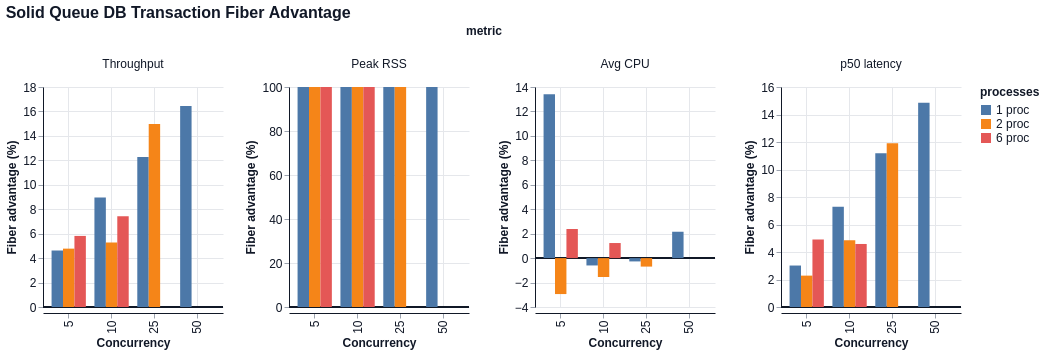

Source (Vega-Lite JSON):
### Vega-Lite specification from a JSON file in a GitHub repository (floating-point values rounded to 4 significant figures)
{"$schema": "https://vega.github.io/schema/vega-lite/v6.json", "title": "Solid Queue DB Transaction Fiber Advantage", "data": {"values": [{"concurrency": 5, "processes": "1 proc", "metric": "Throughput", "value": 4.623}, {"concurrency": 5, "processes": "1 proc", "metric": "Peak RSS", "value": 100.0}, {"concurrency": 5, "processes": "1 proc", "metric": "Avg CPU", "value": 13.4}, {"concurrency": 5, "processes": "1 proc", "metric": "p50 latency", "value": 3.016}, {"concurrency": 10, "processes": "1 proc", "metric": "Throughput", "value": 8.953}, {"concurrency": 10, "processes": "1 proc", "metric": "Peak RSS", "value": 100.0}, {"concurrency": 10, "processes": "1 proc", "metric": "Avg CPU", "value": -0.6006}, {"concurrency": 10, "processes": "1 proc", "metric": "p50 latency", "value": 7.284}, {"concurrency": 25, "processes": "1 proc", "metric": "Throughput", "value": 12.28}, {"concurrency": 25, "processes": "1 proc", "metric": "Peak RSS", "value": 100.0}, {"concurrency": 25, "processes": "1 proc", "metric": "Avg CPU", "value": -0.271}, {"concurrency": 25, "processes": "1 proc", "metric": "p50 latency", "value": 11.17}, {"concurrency": 50, "processes": "1 proc", "metric": "Throughput", "value": 16.45}, {"concurrency": 50, "processes": "1 proc", "metric": "Peak RSS", "value": 100.0}, {"concurrency": 50, "processes": "1 proc", "metric": "Avg CPU", "value": 2.157}, {"concurrency": 50, "processes": "1 proc", "metric": "p50 latency", "value": 14.86}, {"concurrency": 5, "processes": "2 proc", "metric": "Throughput", "value": 4.775}, {"concurrency": 5, "processes": "2 proc", "metric": "Peak RSS", "value": 100.0}, {"concurrency": 5, "processes": "2 proc", "metric": "Avg CPU", "value": -2.941}, {"concurrency": 5, "processes": "2 proc", "metric": "p50 latency", "value": 2.281}, {"concurrency": 10, "processes": "2 proc", "metric": "Throughput", "value": 5.275}, {"concurrency": 10, "processes": "2 proc", "metric": "Peak RSS", "value": 100.0}, {"concurrency": 10, "processes": "2 proc", "metric": "Avg CPU", "value": -1.545}, {"concurrency": 10, "processes": "2 proc", "metric": "p50 latency", "value": 4.847}, {"concurrency": 25, "processes": "2 proc", "metric": "Throughput", "value": 14.98}, {"concurrency": 25, "processes": "2 proc", "metric": "Peak RSS", "value": 100.0}, {"concurrency": 25, "processes": "2 proc", "metric": "Avg CPU", "value": -0.694}, {"concurrency": 25, "processes": "2 proc", "metric": "p50 latency", "value": 11.9}, {"concurrency": 5, "processes": "6 proc", "metric": "Throughput", "value": 5.816}, {"concurrency": 5, "processes": "6 proc", "metric": "Peak RSS", "value": 100.0}, {"concurrency": 5, "processes": "6 proc", "metric": "Avg CPU", "value": 2.381}, {"concurrency": 5, "processes": "6 proc", "metric": "p50 latency", "value": 4.91}, {"concurrency": 10, "processes": "6 proc", "metric": "Throughput", "value": 7.435}, {"concurrency": 10, "processes": "6 proc", "metric": "Peak RSS", "value": 100.0}, {"concurrency": 10, "processes": "6 proc", "metric": "Avg CPU", "value": 1.234}, {"concurrency": 10, "processes": "6 proc", "metric": "p50 latency", "value": 4.584}]}, "facet": {"column": {"field": "metric", "type": "nominal", "sort": ["Throughput", "Peak RSS", "Avg CPU", "p50 latency"]}}, "spec": {"width": 180, "height": 220, "layer": [{"mark": {"type": "rule", "color": "#111827", "strokeWidth": 1.5, "opacity": 0.75}, "encoding": {"y": {"datum": 0, "type": "quantitative", "title": "Fiber advantage (%)"}}}, {"mark": {"type": "bar", "tooltip": true}, "encoding": {"x": {"field": "concurrency", "type": "ordinal", "title": "Concurrency"}, "xOffset": {"field": "processes", "type": "nominal", "sort": ["1 proc", "2 proc", "6 proc"]}, "y": {"field": "value", "type": "quantitative", "title": "Fiber advantage (%)", "stack": null}, "color": {"field": "processes", "type": "nominal", "sort": ["1 proc", "2 proc", "6 proc"]}, "tooltip": [{"field": "metric", "type": "nominal"}, {"field": "concurrency", "type": "quantitative"}, {"field": "processes", "type": "nominal"}, {"field": "value", "type": "quantitative"}]}}]}, "resolve": {"scale": {"y": "independent"}}, "config": {"background": "white", "axis": {"labelFont": "Helvetica", "titleFont": "Helvetica", "labelFontSize": 12, "titleFontSize": 12, "labelColor": "#111827", "titleColor": "#111827", "domainColor": "#111827", "tickColor": "#9ca3af", "grid": true, "gridColor": "#e5e7eb"}, "header": {"labelFont": "Helvetica", "titleFont": "Helvetica", "labelFontSize": 12, "titleFontSize": 12, "labelColor": "#111827", "titleColor": "#111827"}, "legend": {"labelFont": "Helvetica", "titleFont": "Helvetica", "labelFontSize": 12, "titleFontSize": 12, "labelColor": "#111827", "titleColor": "#111827"}, "title": {"font": "Helvetica", "fontSize": 16, "anchor": "start", "color": "#111827"}, "view": {"stroke": null}}}
